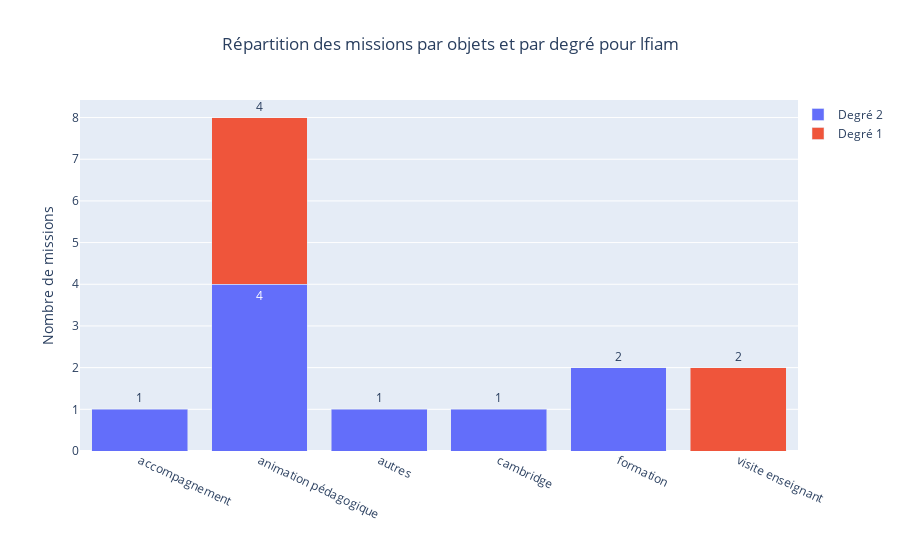

The cell this chart's notebook holds for it:
### Code cell
def repartition_par_objet_et_degre(df, etablissement):
    """
    Affiche un stacked bar chart des missions par objets et par degré pour un établissement donné.

    Args:
        df (pd.DataFrame): Le DataFrame contenant les données des missions.
        etablissement (str): Le nom de l'établissement.

    Returns:
        None: Affiche directement le graphique avec Plotly.
    """
    df_etab = df[df['Lieu'] == etablissement].copy()  # Création d'une copie explicite
    df_etab['Degré'] = df_etab['Mission'].apply(lambda x: "Degré 1" if "cp1" in x.lower() else "Degré 2")

    repartition = df_etab.groupby(['Objet', 'Degré'])['Nom'].count().reset_index()
    repartition.columns = ['Objet', 'Degré', 'Nombre de missions']

    fig = px.bar(
        repartition,
        x='Objet',
        y='Nombre de missions',
        color='Degré',
        title=f"Répartition des missions par objets et par degré pour {etablissement}",
        barmode='stack',
        text='Nombre de missions'
    )
    fig.update_traces(textposition='outside')
    fig.update_layout(
        title=dict(x=0.5),
        xaxis_title="",
        yaxis_title="Nombre de missions",
        legend=dict(orientation="v", yanchor="top", y=1, xanchor="left", x=1, title=None),
        xaxis=dict(tickangle=25)
    )
    fig.show()


repartition_par_objet_et_degre(df_avis_de_mission,'lfiam')

### Figure 1 — Plotly figure (JSON) as saved in the notebook; plotly's stock layout.template omitted (floating-point values rounded to 4 significant figures)
{"data": [{"alignmentgroup": "True", "hovertemplate": "Degré=Degré 2<br>Objet=%{x}<br>Nombre de missions=%{text}<extra></extra>", "legendgroup": "Degré 2", "marker": {"color": "#636efa", "pattern": {"shape": ""}}, "name": "Degré 2", "offsetgroup": "Degré 2", "orientation": "v", "showlegend": true, "text": [1, 4, 1, 1, 2], "textposition": "outside", "type": "bar", "x": ["accompagnement", "animation pédagogique", "autres", "cambridge", "formation"], "xaxis": "x", "y": [1, 4, 1, 1, 2], "yaxis": "y"}, {"alignmentgroup": "True", "hovertemplate": "Degré=Degré 1<br>Objet=%{x}<br>Nombre de missions=%{text}<extra></extra>", "legendgroup": "Degré 1", "marker": {"color": "#EF553B", "pattern": {"shape": ""}}, "name": "Degré 1", "offsetgroup": "Degré 1", "orientation": "v", "showlegend": true, "text": [4, 2], "textposition": "outside", "type": "bar", "x": ["animation pédagogique", "visite enseignant"], "xaxis": "x", "y": [4, 2], "yaxis": "y"}], "layout": {"barmode": "stack", "legend": {"orientation": "v", "title": {}, "tracegroupgap": 0, "x": 1, "xanchor": "left", "y": 1, "yanchor": "top"}, "title": {"text": "Répartition des missions par objets et par degré pour lfiam", "x": 0.5}, "xaxis": {"anchor": "y", "domain": [0, 1], "tickangle": 25, "title": {"text": ""}}, "yaxis": {"anchor": "x", "domain": [0, 1], "title": {"text": "Nombre de missions"}}}}
